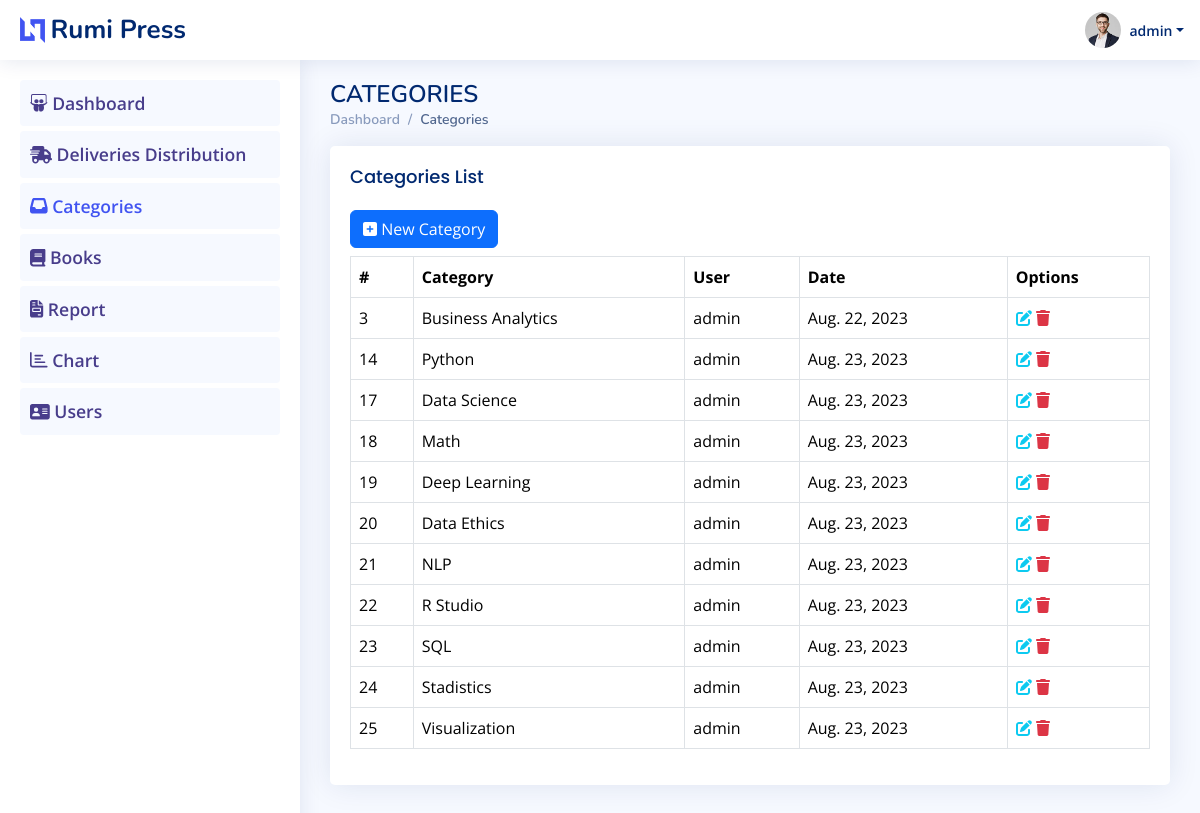
Page /categories/ (signed in) on the committed database.
### tracker/models.py (models this page shows, shortened)
class Categories(models.Model):
    category=models.CharField(max_length=70)
    user=models.ForeignKey(User, on_delete=models.CASCADE)
    date=models.DateField(auto_now=True)
    active=models.BooleanField(default=True)
    class Meta:
        unique_together = ('id', 'category')

### tracker/views.py (the view)
# urls.py: path('categories/',  views.CategoriesView, name='categories'),
def CategoriesView(request):
    categories=Categories.objects.filter(active=True).all()
    return render(request, 'categories/categories.html',{'data':categories})

### templates/categories/categories.html (shortened to what this page needs)
{% extends 'base.html' %}
{% block content %}
<main id="main" class="main">
    <div class="pagetitle">
      <h1>CATEGORIES</h1>
      <nav>
        <ol class="breadcrumb">
          <li class="breadcrumb-item"><a href="{% url  'index' %}">Dashboard</a></li>
          <li class="breadcrumb-item active">Categories</li>
        </ol>
      </nav>
    </div>
    <section class="section">
    <div class="row">
        <div class="col-lg-12">
          <div class="card">
            <div class="card-body">
              <h5 class="card-title">Categories List</h5>
              <a href="{% url 'create_category'%}" class="btn btn-primary"><i class="fa fa-plus-square"></i> New Category</a>
              <table class="table table-hover table-bordered  table-responsive mt-2">
                  <thead>
                      <th>#</th>
                      <th>Category</th>
                      <th>User</th>
                      <th>Date</th>
                      <th>Options</th>
                  </thead>
                  <tbody>
                    {% for category in data %}
                    <tr>
                      <td>{{category.id}}</td>
                      <td>{{category.category}}</td>
                      <td>{{category.user}}</td>
                      <td>{{category.date}}</td>
                      <td>
                        <a href="{% url 'update_category' category.id %}" class="text-info">
                          <i class="fa fa-pen-to-square"></i>
                        </a>
                        <form method="post" action="{% url 'remove_category' category.id %}" class="d-inline-flex">
                          <a href="javascript:void(0);" onclick="this.parentNode.submit()" class="text-danger">
                            <i class="fa fa-trash"></i>
                          </a>
                        </form>
                      </td>
                    </tr>
                    {% endfor %}
                  </tbody>
              </table>
            </div>
          </div>
        </div>
    </div>
</main>
{% endblock %}

### templates/header.html (shortened to what this page needs)
{% load static%}
 <header id="header" class="header fixed-top d-flex align-items-center">
    <div class="d-flex align-items-center justify-content-between">
      <a href="{% url 'index' %}" class="logo d-flex align-items-center">
        <img src="{% static 'img/logo.png' %}" alt="">
        <span class="d-none d-lg-block">Rumi Press</span>
      </a>
    </div>
    <nav class="header-nav ms-auto">
      <ul class="d-flex align-items-center">
        <li class="nav-item dropdown pe-3">
            <a class="nav-link nav-profile d-flex align-items-center pe-0" href="#" data-bs-toggle="dropdown">
                <img src="{% static 'img/profile-img.jpg' %}" alt="Profile" class="rounded-circle">
                <span class="d-none d-md-block dropdown-toggle ps-2">{{user}}</span>
            </a>
        </li>
        </ul>
    </nav>
</header>

### static/css/style.css (style rules this page uses)
:root { scroll-behavior: smooth; }
body { font-family: "Open Sans", sans-serif; background: #f6f9ff; color: #444444; }
a { color: #4154f1; text-decoration: none; }
h1, h2, h3, h4, h5, h6 { font-family: "Nunito", sans-serif; }
#main { margin-top: 60px; padding: 20px 30px; transition: all 0.3s; }
.pagetitle { margin-bottom: 10px; }
.pagetitle h1 { font-size: 24px; margin-bottom: 0; font-weight: 600; color: #012970; }
.card { margin-bottom: 30px; border: none; border-radius: 5px; box-shadow: 0px 0 30px rgba(1, 41, 112, 0.1); }
.card-title { padding: 20px 0 15px 0; font-size: 18px; font-weight: 500; color: #012970; font-family: "Poppins", sans-serif; }
.card-body { padding: 0 20px 20px 20px; }
.breadcrumb { font-size: 14px; font-family: "Nunito", sans-serif; color: #899bbd; font-weight: 600; }
.breadcrumb a { color: #899bbd; transition: 0.3s; }
.breadcrumb .breadcrumb-item::before { color: #899bbd; }
.breadcrumb .active { color: #51678f; font-weight: 600; }
.logo { line-height: 1; }
@media (min-width: 1200px) { .logo { width: 280px; } }
.logo img { max-height: 26px; margin-right: 6px; }
.logo span { font-size: 26px; font-weight: 700; color: #012970; font-family: "Nunito", sans-serif; }
.header { transition: all 0.5s; z-index: 997; height: 60px; box-shadow: 0px 2px 20px rgba(1, 41, 112, 0.1); background-color: #fff; padding-left: 20px; }
.header-nav ul { list-style: none; }
.header-nav>ul { margin: 0; padding: 0; }
.header-nav .nav-profile { color: #012970; }
.header-nav .nav-profile img { max-height: 36px; }
.header-nav .nav-profile span { font-size: 14px; font-weight: 600; }
@media (min-width: 1200px) { #main, #footer { margin-left: 300px; } }

### rows in the picture
Categories: id "3", category "Business Analytics", user "admin", date "Aug. 22, 2023"
Categories: id "14", category "Python", user "admin", date "Aug. 23, 2023"
Categories: id "17", category "Data Science", user "admin", date "Aug. 23, 2023"
Categories: id "18", category "Math", user "admin", date "Aug. 23, 2023"
Categories: id "19", category "Deep Learning", user "admin", date "Aug. 23, 2023"
Categories: id "20", category "Data Ethics", user "admin", date "Aug. 23, 2023"
Categories: id "21", category "NLP", user "admin", date "Aug. 23, 2023"
Categories: id "22", category "R Studio", user "admin", date "Aug. 23, 2023"
Categories: id "23", category "SQL", user "admin", date "Aug. 23, 2023"
Categories: id "24", category "Stadistics", user "admin", date "Aug. 23, 2023"
Categories: id "25", category "Visualization", user "admin", date "Aug. 23, 2023"

### other values in the picture
{{ user }} "admin"
